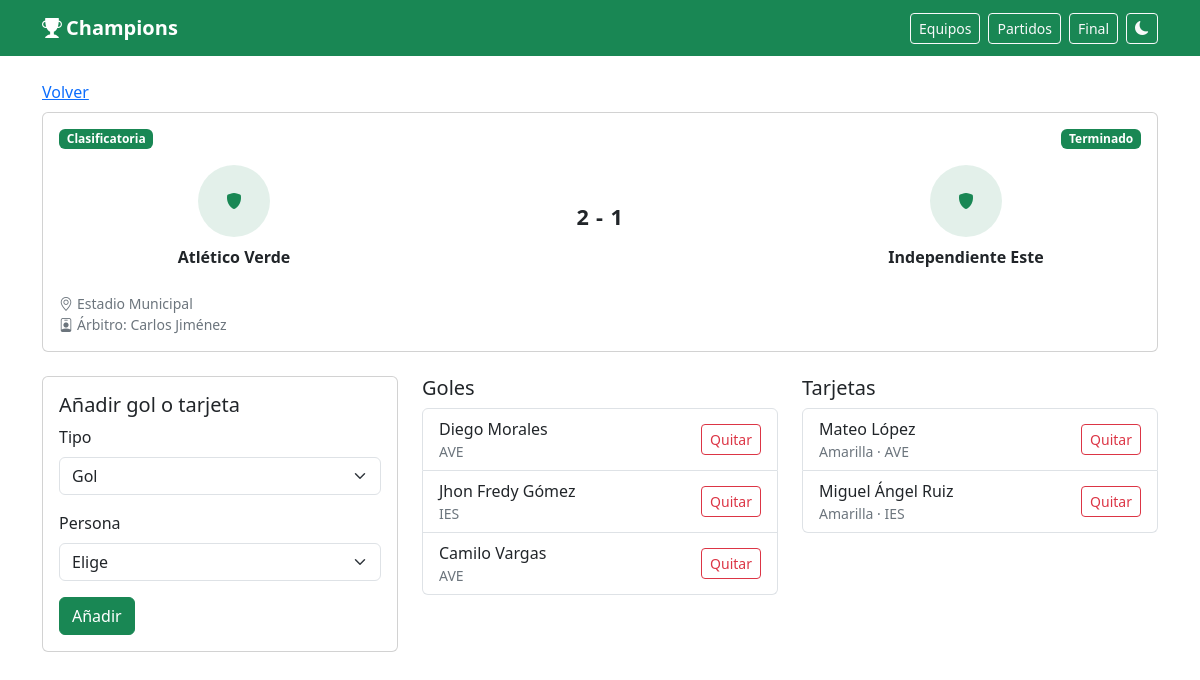
The app's page /partido.php?id=1 with its own data.
### tables this page shows
CREATE TABLE partidos (
  id INT UNSIGNED NOT NULL AUTO_INCREMENT,
  jornada SMALLINT UNSIGNED NOT NULL,
  vuelta TINYINT(1) NOT NULL DEFAULT 0,
  local_id INT UNSIGNED NOT NULL,
  visitante_id INT UNSIGNED NOT NULL,
  fecha DATETIME DEFAULT NULL,
  cancha VARCHAR(150) DEFAULT NULL,
  arbitro VARCHAR(120) DEFAULT NULL,
  goles_local TINYINT UNSIGNED DEFAULT NULL,
  goles_visitante TINYINT UNSIGNED DEFAULT NULL,
  estado ENUM('programado', 'jugado', 'suspendido', 'aplazado') NOT NULL DEFAULT 'programado',
  tipo ENUM('clasificatoria', 'eliminatoria') NOT NULL DEFAULT 'clasificatoria',
  orden SMALLINT UNSIGNED NOT NULL DEFAULT 0,
  creado_en DATETIME NOT NULL DEFAULT CURRENT_TIMESTAMP,
  PRIMARY KEY (id),
  KEY idx_partidos_fecha (fecha),
  KEY idx_partidos_jornada (jornada),
  KEY idx_partidos_estado_fecha (estado, fecha),
  KEY idx_partidos_local (local_id),
  KEY idx_partidos_visitante (visitante_id),
  CONSTRAINT fk_partidos_local
    FOREIGN KEY (local_id) REFERENCES equipos (id)
    ON UPDATE CASCADE,
  CONSTRAINT fk_partidos_visitante
    FOREIGN KEY (visitante_id) REFERENCES equipos (id)
    ON UPDATE CASCADE
);

CREATE TABLE equipos (
  id INT UNSIGNED NOT NULL AUTO_INCREMENT,
  nombre VARCHAR(120) NOT NULL,
  nombre_corto VARCHAR(10) NOT NULL,
  grupo_id INT UNSIGNED DEFAULT NULL,
  orden SMALLINT UNSIGNED NOT NULL DEFAULT 0,
  escudo VARCHAR(255) DEFAULT NULL,
  dt VARCHAR(120) DEFAULT NULL,
  ciudad VARCHAR(100) DEFAULT NULL,
  fundacion SMALLINT UNSIGNED DEFAULT NULL,
  colores VARCHAR(80) DEFAULT NULL,
  activo TINYINT(1) NOT NULL DEFAULT 1,
  creado_en DATETIME NOT NULL DEFAULT CURRENT_TIMESTAMP,
  PRIMARY KEY (id),
  UNIQUE KEY uq_equipos_nombre (nombre),
  UNIQUE KEY uq_equipos_corto (nombre_corto),
  KEY idx_equipos_grupo (grupo_id),
  CONSTRAINT fk_equipos_grupo
    FOREIGN KEY (grupo_id) REFERENCES grupos (id)
    ON UPDATE CASCADE
);

CREATE TABLE eventos (
  id INT UNSIGNED NOT NULL AUTO_INCREMENT,
  partido_id INT UNSIGNED NOT NULL,
  jugador_id INT UNSIGNED DEFAULT NULL,
  equipo_id INT UNSIGNED NOT NULL,
  tipo ENUM('gol', 'asistencia', 'amarilla', 'roja', 'autogol') NOT NULL,
  minuto SMALLINT UNSIGNED NOT NULL,
  creado_en DATETIME NOT NULL DEFAULT CURRENT_TIMESTAMP,
  PRIMARY KEY (id),
  KEY idx_eventos_partido (partido_id),
  KEY idx_eventos_jugador (jugador_id),
  KEY idx_eventos_equipo (equipo_id),
  KEY idx_eventos_tipo_jugador (tipo, jugador_id),
  CONSTRAINT fk_eventos_partido
    FOREIGN KEY (partido_id) REFERENCES partidos (id)
    ON DELETE CASCADE ON UPDATE CASCADE,
  CONSTRAINT fk_eventos_jugador
    FOREIGN KEY (jugador_id) REFERENCES jugadores (id)
    ON DELETE SET NULL ON UPDATE CASCADE,
  CONSTRAINT fk_eventos_equipo
    FOREIGN KEY (equipo_id) REFERENCES equipos (id)
    ON UPDATE CASCADE,
  CONSTRAINT chk_eventos_minuto CHECK (minuto <= 130)
);

CREATE TABLE jugadores (
  id INT UNSIGNED NOT NULL AUTO_INCREMENT,
  equipo_id INT UNSIGNED NOT NULL,
  nombre VARCHAR(120) NOT NULL,
  apellido VARCHAR(80) NOT NULL,
  dorsal SMALLINT UNSIGNED DEFAULT NULL,
  posicion ENUM('ARQ', 'DEF', 'MED', 'DEL') DEFAULT NULL,
  foto VARCHAR(255) DEFAULT NULL,
  fecha_nacimiento DATE DEFAULT NULL,
  activo TINYINT(1) NOT NULL DEFAULT 1,
  creado_en DATETIME NOT NULL DEFAULT CURRENT_TIMESTAMP,
  PRIMARY KEY (id),
  UNIQUE KEY uq_jugadores_dorsal (equipo_id, dorsal),
  KEY idx_jugadores_equipo (equipo_id),
  CONSTRAINT fk_jugadores_equipo
    FOREIGN KEY (equipo_id) REFERENCES equipos (id)
    ON DELETE CASCADE ON UPDATE CASCADE
);

### config/db.php (called while the page is built, shortened)
<?php
function db(): PDO
{
    static $pdo = null;
    if ($pdo instanceof PDO) {
        return $pdo;
    }
    $dsn = 'mysql:host=' . DB_HOST . ';dbname=' . DB_NAME . ';charset=' . DB_CHARSET;
    try {
        $pdo = new PDO($dsn, DB_USER, DB_PASS, [
            PDO::ATTR_ERRMODE => PDO::ERRMODE_EXCEPTION,
            PDO::ATTR_DEFAULT_FETCH_MODE => PDO::FETCH_ASSOC,
            PDO::ATTR_EMULATE_PREPARES => false,
        ]);
    } catch (PDOException $e) {
        error_log('Error de conexión: ' . $e->getMessage());
        http_response_code(500);
        exit('No se pudo conectar a la base de datos. Revisa config/db.php y que el esquema esté importado.');
    }
    return $pdo;
}

### partido.php (the view, shortened to what this page needs)
<?php
require __DIR__ . '/includes/funciones.php';
$partidoId = entero_get('id');
$partido = obtener_partido($partidoId);
$eventos = array_values(array_filter(
    eventos_partido($partidoId),
    static fn (array $evento): bool => (string) $evento['tipo'] !== 'asistencia'
));
$goles = [];
$tarjetas = [];
foreach ($eventos as $evento) {
    if ($evento['tipo'] === 'gol' || $evento['tipo'] === 'autogol') {
        $goles[] = $evento;
    } elseif ($evento['tipo'] === 'amarilla' || $evento['tipo'] === 'roja') {
        $tarjetas[] = $evento;
    }
}
require __DIR__ . '/includes/header.php';
$nombreEvento = static function (array $evento): string {
    $nombre = nombre_persona($evento);
    return $nombre !== '' ? $nombre : 'Sin jugador';
};
?>
<p class="mb-2"><a href="<?= e(url_public('index.php')) ?>">Volver</a></p>
<div class="card partido-card mb-4">
    <div class="card-body">
        <div class="d-flex justify-content-between align-items-center mb-3">
            <span class="badge <?= ($partido['tipo'] ?? '') === 'eliminatoria' ? 'text-bg-dark' : 'text-bg-success' ?>">
                <?= ($partido['tipo'] ?? '') === 'eliminatoria' ? 'Eliminatoria' : 'Clasificatoria' ?>
            </span>
            <?= html_estado((string) $partido['estado']) ?>
        </div>
        <div class="row align-items-center g-3 text-center">
            <div class="col-4">
                <div>
                    <div class="mb-2"><?= html_escudo($partido['local_escudo'], (string) $partido['local_nombre'], 72) ?></div>
                    <div class="fw-semibold"><?= e($partido['local_nombre']) ?></div>
                </div>
            </div>
            <div class="col-4">
                <div class="marcador display-6"><?= e(marcador_texto($partido)) ?></div>
            </div>
            <div class="col-4">
                <div>
                    <div class="mb-2"><?= html_escudo($partido['visita_escudo'], (string) $partido['visita_nombre'], 72) ?></div>
                    <div class="fw-semibold"><?= e($partido['visita_nombre']) ?></div>
                </div>
            </div>
        </div>
        <ul class="list-unstyled small text-secondary mt-4 mb-0">
            <li><i class="bi bi-geo-alt me-1" aria-hidden="true"></i><?= e((string) ($partido['cancha'] ?? 'Cancha por confirmar')) ?></li>
            <li><i class="bi bi-person-badge me-1" aria-hidden="true"></i>Árbitro: <?= e((string) ($partido['arbitro'] ?? 'Por designar')) ?></li>
        </ul>
    </div>
</div>
<div class="row g-4">
    <div class="col-lg-4">
        <form method="post" class="card">
            <div class="card-body">
                <h2 class="h5">Añadir gol o tarjeta</h2>
                <div class="mb-3">
                    <label class="form-label" for="tipo">Tipo</label>
                    <select class="form-select" id="tipo" name="tipo" required>
                        <option value="gol">Gol</option>
                    </select>
                </div>
                <div class="mb-3">
                    <label class="form-label" for="jugador_id">Persona</label>
                    <select class="form-select" id="jugador_id" name="jugador_id" required>
                        <option value="">Elige</option>
                    </select>
                </div>
                <button class="btn btn-success" type="submit">Añadir</button>
            </div>
        </form>
    </div>
    <div class="col-lg-4">
        <h2 class="h5">Goles</h2>
        <?php if ($goles === []): ?>
            <p class="text-secondary">Sin goles.</p>
        <?php else: ?>
            <ul class="list-group">
                <?php foreach ($goles as $evento): ?>
                    <li class="list-group-item d-flex justify-content-between align-items-center gap-2">
                        <span>
                            <?= e($nombreEvento($evento)) ?>
                            <span class="d-block small text-secondary"><?= e((string) $evento['nombre_corto']) ?></span>
                        </span>
                        <form method="post" onsubmit="return confirm('¿Quitar este gol?');">
                            <button class="btn btn-sm btn-outline-danger" type="submit">Quitar</button>
                        </form>
                    </li>
                <?php endforeach; ?>
            </ul>
        <?php endif; ?>
    </div>
    <div class="col-lg-4">
        <h2 class="h5">Tarjetas</h2>
        <?php if ($tarjetas === []): ?>
            <p class="text-secondary">Sin tarjetas.</p>
        <?php else: ?>
            <ul class="list-group">
                <?php foreach ($tarjetas as $evento): ?>
                    <li class="list-group-item d-flex justify-content-between align-items-center gap-2">
                        <span>
                            <?= e($nombreEvento($evento)) ?>
                            <span class="d-block small text-secondary"><?= $evento['tipo'] === 'roja' ? 'Roja' : 'Amarilla' ?> · <?= e((string) $evento['nombre_corto']) ?></span>
                        </span>
                        <form method="post" onsubmit="return confirm('¿Quitar esta tarjeta?');">
                            <button class="btn btn-sm btn-outline-danger" type="submit">Quitar</button>
                        </form>
                    </li>
                <?php endforeach; ?>
            </ul>
        <?php endif; ?>
    </div>
</div>
<?php require __DIR__ . '/includes/footer.php'; ?>

### includes/funciones.php (shortened to what this page needs)
<?php
require_once dirname(__DIR__) . '/config/db.php';
function e(mixed $valor): string
{
    return htmlspecialchars((string) ($valor ?? ''), ENT_QUOTES, 'UTF-8');
}
function url_raiz(): string
{
    $script = str_replace('\\', '/', (string) ($_SERVER['SCRIPT_NAME'] ?? ''));
    $directorio = rtrim(dirname($script), '/');
    if ($directorio === '/' || $directorio === '.' || $directorio === '') {
        return '';
    }
    return $directorio;
}
function url_public(string $archivo = 'index.php'): string
{
    return url_raiz() . '/' . ltrim($archivo, '/');
}
function entero_get(string $campo): int
{
    $valor = filter_input(INPUT_GET, $campo, FILTER_VALIDATE_INT);
    return $valor;
}
function etiqueta_estado(string $estado): string
{
    return match ($estado) {
        'programado' => 'Programado',
        'jugado' => 'Terminado',
        'suspendido' => 'Suspendido',
        'aplazado' => 'Aplazado',
        default => $estado,
    };
}
function html_estado(string $estado): string
{
    $color = match ($estado) {
        'jugado' => 'success',
        'suspendido' => 'danger',
        'aplazado' => 'warning',
        default => 'secondary',
    };
    return '<span class="badge text-bg-' . $color . '">' . e(etiqueta_estado($estado)) . '</span>';
}
function html_escudo(?string $ruta, string $alt, int $tam = 40): string
{
    $tam = max(16, min($tam, 240));
    return '<span class="escudo-vacio" style="width:' . $tam . 'px;height:' . $tam . 'px" aria-hidden="true"><i class="bi bi-shield-fill"></i></span>';
}
function marcador_texto(array $partido): string
{
    if (($partido['estado'] ?? '') === 'jugado' && $partido['goles_local'] !== null && $partido['goles_visitante'] !== null) {
        return (int) $partido['goles_local'] . ' - ' . (int) $partido['goles_visitante'];
    }
    return 'vs';
}
function consultar(string $sql, array $params = []): array
{
    $stmt = db()->prepare($sql);
    $stmt->execute($params);
    return $stmt->fetchAll();
}
function consultar_uno(string $sql, array $params = []): ?array
{
    $stmt = db()->prepare($sql);
    $stmt->execute($params);
    $fila = $stmt->fetch();
    return $fila === false ? null : $fila;
}
function sql_partidos(): string
{
    return 'SELECT p.id, p.jornada, p.vuelta, p.local_id, p.visitante_id, p.fecha, p.cancha,
            p.arbitro, p.goles_local, p.goles_visitante, p.estado, p.tipo, p.orden,
            loc.nombre AS local_nombre, loc.nombre_corto AS local_corto, loc.escudo AS local_escudo,
            vis.nombre AS visita_nombre, vis.nombre_corto AS visita_corto, vis.escudo AS visita_escudo
            FROM partidos p
            INNER JOIN equipos loc ON loc.id = p.local_id
            INNER JOIN equipos vis ON vis.id = p.visitante_id';
}
function normalizar_partido(array $partido): array
{
    $partido['id'] = (int) $partido['id'];
    $partido['jornada'] = (int) $partido['jornada'];
    $partido['vuelta'] = (int) $partido['vuelta'];
    $partido['local_id'] = (int) $partido['local_id'];
    $partido['visitante_id'] = (int) $partido['visitante_id'];
    $partido['goles_local'] = $partido['goles_local'] === null ? null : (int) $partido['goles_local'];
    $partido['goles_visitante'] = $partido['goles_visitante'] === null ? null : (int) $partido['goles_visitante'];
    $partido['orden'] = (int) ($partido['orden'] ?? 0);
    return $partido;
}
function obtener_partido(int $id): ?array
{
    $fila = consultar_uno(sql_partidos() . ' WHERE p.id = :id', ['id' => $id]);
    return $fila === null ? null : normalizar_partido($fila);
}
function eventos_partido(int $partidoId): array
{
    return consultar(
        'SELECT ev.id, ev.partido_id, ev.jugador_id, ev.equipo_id, ev.tipo, ev.minuto,
                j.nombre, j.apellido, j.dorsal, e.nombre AS equipo, e.nombre_corto
         FROM eventos ev
         LEFT JOIN jugadores j ON j.id = ev.jugador_id
         INNER JOIN equipos e ON e.id = ev.equipo_id
         WHERE ev.partido_id = :partido
         ORDER BY ev.minuto ASC, ev.id ASC',
        ['partido' => $partidoId]
    );
}
function nombre_persona(array $fila): string
{
    return trim((string) ($fila['nombre'] ?? '') . ' ' . (string) ($fila['apellido'] ?? ''));
}

### includes/header.php (style rules this page uses)
html[data-bs-theme="light"] { color-scheme: light; }
body { min-height: 100vh; display: flex; flex-direction: column; }
.escudo-vacio { display: inline-flex; align-items: center; justify-content: center; border-radius: 50%; background: rgba(25, 135, 84, .12); color: #198754; vertical-align: middle; }
.marcador { font-variant-numeric: tabular-nums; font-weight: 700; font-size: 1.35rem; letter-spacing: .04em; min-width: 3.2rem; text-align: center; flex: 0 0 auto; }
.partido-card .escudo, .partido-card .escudo-vacio { flex: 0 0 auto; }
.partido-card .fw-semibold { overflow-wrap: anywhere; }

### records on screen
partidos: estado "Terminado", local.nombre "Atlético Verde", marcador_texto($partido) "2 - 1", visitante.nombre "Independiente Este", cancha "Estadio Municipal", arbitro "Carlos Jiménez"
eventos: jugador.apellido "Diego Morales", equipo.nombre_corto "AVE"
eventos: jugador.apellido "Jhon Fredy Gómez", equipo.nombre_corto "IES"
eventos: jugador.apellido "Camilo Vargas", equipo.nombre_corto "AVE"
eventos: jugador.apellido "Mateo López", tipo "Amarilla", equipo.nombre_corto "AVE"
eventos: jugador.apellido "Miguel Ángel Ruiz", tipo "Amarilla", equipo.nombre_corto "IES"

### other values on screen
LIGA_NOMBRE "Champions"
